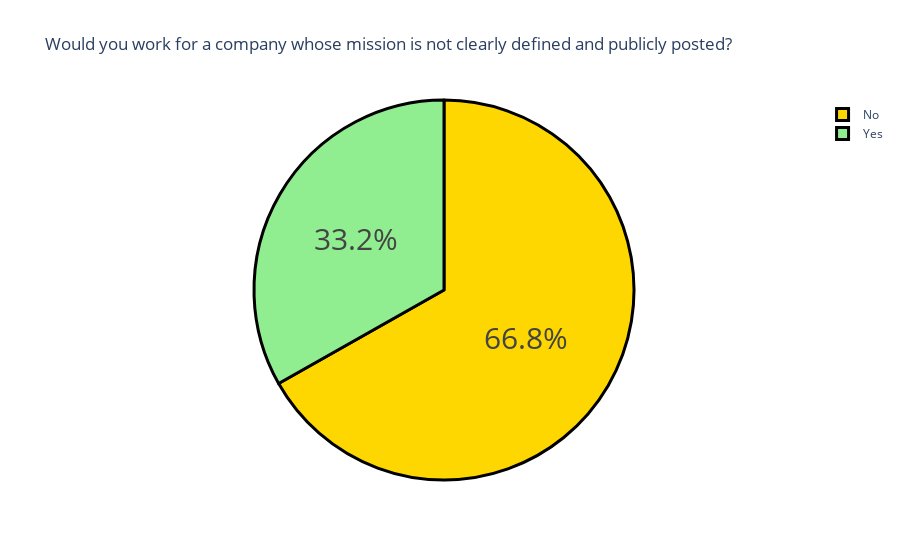

The notebook cell this image was saved under:
### Code cell
# Would you work for a company whose mission is not clearly defined and publicly posted

question4 = "Would you work for a company whose mission is not clearly defined and publicly posted."
question4 = data[question4].value_counts()
label = question4.index
counts = question4.values
colors = ['gold','lightgreen']
fig = go.Figure(data=[go.Pie(labels=label, values=counts)])
fig.update_layout(title_text='Would you work for a company whose mission is not clearly defined and publicly posted?')
fig.update_traces(hoverinfo='label+value', textinfo='percent', textfont_size=30,
                  marker=dict(colors=colors, line=dict(color='black', width=3)))
fig.show()

### Figure 1 — Plotly figure (JSON) as saved in the notebook; plotly's stock layout.template omitted (floating-point values rounded to 4 significant figures)
{"data": [{"hoverinfo": "label+value", "labels": ["No", "Yes"], "marker": {"colors": ["gold", "lightgreen"], "line": {"color": "black", "width": 3}}, "textfont": {"size": 30}, "textinfo": "percent", "type": "pie", "values": [157, 78]}], "layout": {"title": {"text": "Would you work for a company whose mission is not clearly defined and publicly posted?"}}}
